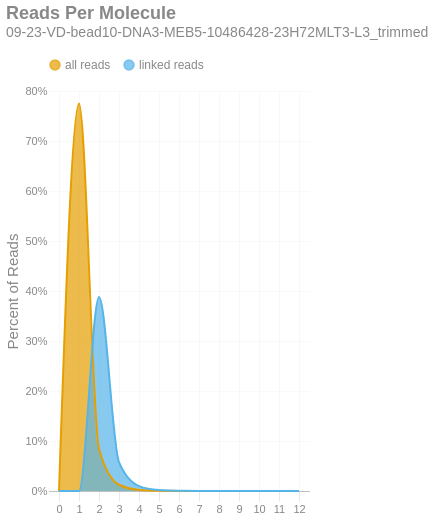

This figure's notebook cell:
### Markdown cell above
### Reads per Molecule
This chart shows the distribution of the number of reads per linked molecule. That is, how many alignments are associated with a unique molecule. This excludes the number of reads associated with invalid or absent linked-read barcodes. The `linked` histogram is the percentages recalculated when disregarding singletons.

### Code cell
if SKIPLR:
    print_html(f"Skipped")
else:

    binned_counts = np.bincount(valids['reads'].astype(int))
    all_perc = (binned_counts / n_reads)
    linked_perc = (binned_counts / n_linked_reads)
    linked_perc[1] = 0
    binned_df = pd.DataFrame({
        'readsper': range(len(binned_counts)),
        'all reads': all_perc,
        'linked reads': linked_perc
    })
    with SafeRender(binned_df):
        (
            density_plot(binned_df, 'Reads Per Molecule', samplename, 'readspmol')
            .encode(
                x=alt.X('readsper:O', title=None).axis(labelAngle=0)
                    .scale(domainMax= binned_df['readsper'].max()),
                y=alt.Y('value:Q', title='Percent of Reads')
                    .axis(format='%')
                    .stack(False),
                color=alt.Color("key:N").scale(domain = ["all reads", "linked reads"]),
                tooltip = [
                    alt.Tooltip("key:N", title = "Data Type"),
                    alt.Tooltip("readsper:O", title="Reads Per Molecule"),
                    alt.Tooltip("value:Q", format = ".2%", title="% Reads")
                ]
            )
        ).display()

### Figure 1 — Vega-Lite specification as saved in the notebook (floating-point values rounded to 4 significant figures)
{"width": "container", "height": 400, "config": {"title": {"anchor": "start", "dy": -15, "fontSize": 18, "color": "#888888", "subtitleColor": "#888888", "subtitleFontSize": 14}, "arc": {"fill": "#0072B2"}, "axis": {"domainColor": "#888888", "domainWidth": 0.5, "gridWidth": 0.2, "grid": false, "titleFontWeight": 400, "titleFontSize": 15, "labelFontSize": 11, "labelColor": "#888888", "tickColor": "#888888", "tickWidth": 0.2, "titleColor": "#888888"}, "axisBand": {"grid": false}, "axisX": {"grid": true, "tickSize": 10, "domainCap": "round"}, "axisY": {"domain": false, "grid": true, "tickSize": 0, "domainCap": "round"}, "background": "transparent", "header": {"labelFontSize": 15, "labelColor": "#888888", "titleFontSize": 15, "titleFontWeight": 600, "titleColor": "#888888"}, "legend": {"labelFont": "sans-serif", "labelFontSize": 12, "labelColor": "#888888", "symbolSize": 100, "symbolType": "circle", "titleFontSize": 12, "titlePadding": 10, "titleColor": "#888888", "title": null, "orient": "top"}, "range": {"category": ["#E69F00", "#56B4E9", "#009E73", "#F0E442", "#0072B2", "#D55E00", "#CC79A7", "#000000"], "diverging": ["#cfe8f3", "#a2d4ec", "#73bfe2", "#46abdb", "#1696d2", "#12719e"]}, "area": {"fill": "#0072B2", "fillOpacity": 0.7, "line": true, "strokeOpacity": 0.7}, "line": {"color": "#0072B2", "stroke": "#0072B2", "strokeWidth": 2}, "trail": {"color": "#0072B2", "stroke": "#0072B2", "strokeWidth": 0, "size": 1}, "point": {"filled": true}, "text": {"color": "#888888", "fontSize": 11, "align": "right", "fontWeight": 400, "size": 11}, "bar": {"fill": "#0072B2", "stroke": null}, "view": {"stroke": null, "continuousWidth": 660, "continuousHeight": 400}}, "data": {"name": "data-33f2b14df095d1ddcb3f1ebc490be8c3"}, "mark": {"type": "area", "interpolate": "monotone"}, "encoding": {"color": {"field": "key", "scale": {"domain": ["all reads", "linked reads"]}, "type": "nominal"}, "tooltip": [{"field": "key", "title": "Data Type", "type": "nominal"}, {"field": "readsper", "title": "Reads Per Molecule", "type": "ordinal"}, {"field": "value", "format": ".2%", "title": "% Reads", "type": "quantitative"}], "x": {"axis": {"labelAngle": 0}, "field": "readsper", "scale": {"domainMax": 12.0}, "title": null, "type": "ordinal"}, "y": {"axis": {"format": "%"}, "field": "value", "stack": false, "title": "Percent of Reads", "type": "quantitative"}}, "params": [{"name": "param_c36ac31b6afebe62", "select": {"type": "point", "fields": ["key"]}, "bind": "legend"}], "title": {"text": "Reads Per Molecule", "subtitle": "09-23-VD-bead10-DNA3-MEB5-10486428-23H72MLT3-L3_trimmed"}, "transform": [{"fold": ["all reads", "linked reads"]}, {"filter": {"param": "param_c36ac31b6afebe62"}}], "usermeta": {"embedOptions": {"downloadFileName": "09-23-VD-bead10-DNA3-MEB5-10486428-23H72MLT3-L3_trimmed.readspmol"}}, "$schema": "https://vega.github.io/schema/vega-lite/v6.4.1.json", "datasets": {"data-33f2b14df095d1ddcb3f1ebc490be8c3": [{"readsper": 0, "all reads": 0.0, "linked reads": 0.0}, {"readsper": 1, "all reads": 0.775, "linked reads": 0.0}, {"readsper": 2, "all reads": 0.08406, "linked reads": 0.3879}, {"readsper": 3, "all reads": 0.01249, "linked reads": 0.05762}, {"readsper": 4, "all reads": 0.002127, "linked reads": 0.009815}, {"readsper": 5, "all reads": 0.000395, "linked reads": 0.001822}, {"readsper": 6, "all reads": 8.192e-05, "linked reads": 0.000378}, {"readsper": 7, "all reads": 1.803e-05, "linked reads": 8.32e-05}, {"readsper": 8, "all reads": 3.351e-06, "linked reads": 1.546e-05}, {"readsper": 9, "all reads": 1.102e-06, "linked reads": 5.086e-06}, {"readsper": 10, "all reads": 4.409e-07, "linked reads": 2.034e-06}, {"readsper": 11, "all reads": 1.323e-07, "linked reads": 6.103e-07}, {"readsper": 12, "all reads": 4.409e-08, "linked reads": 2.034e-07}]}}
